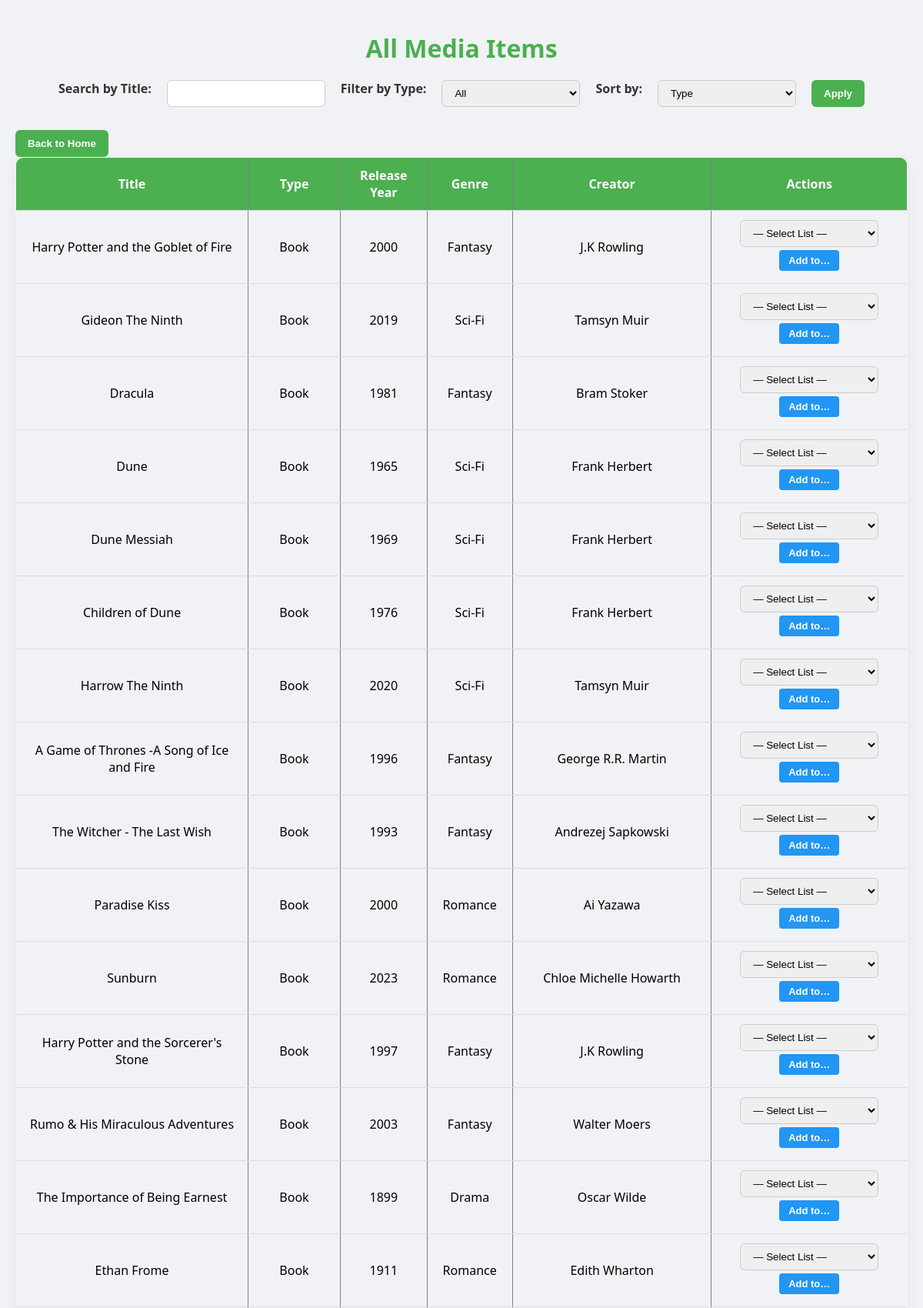
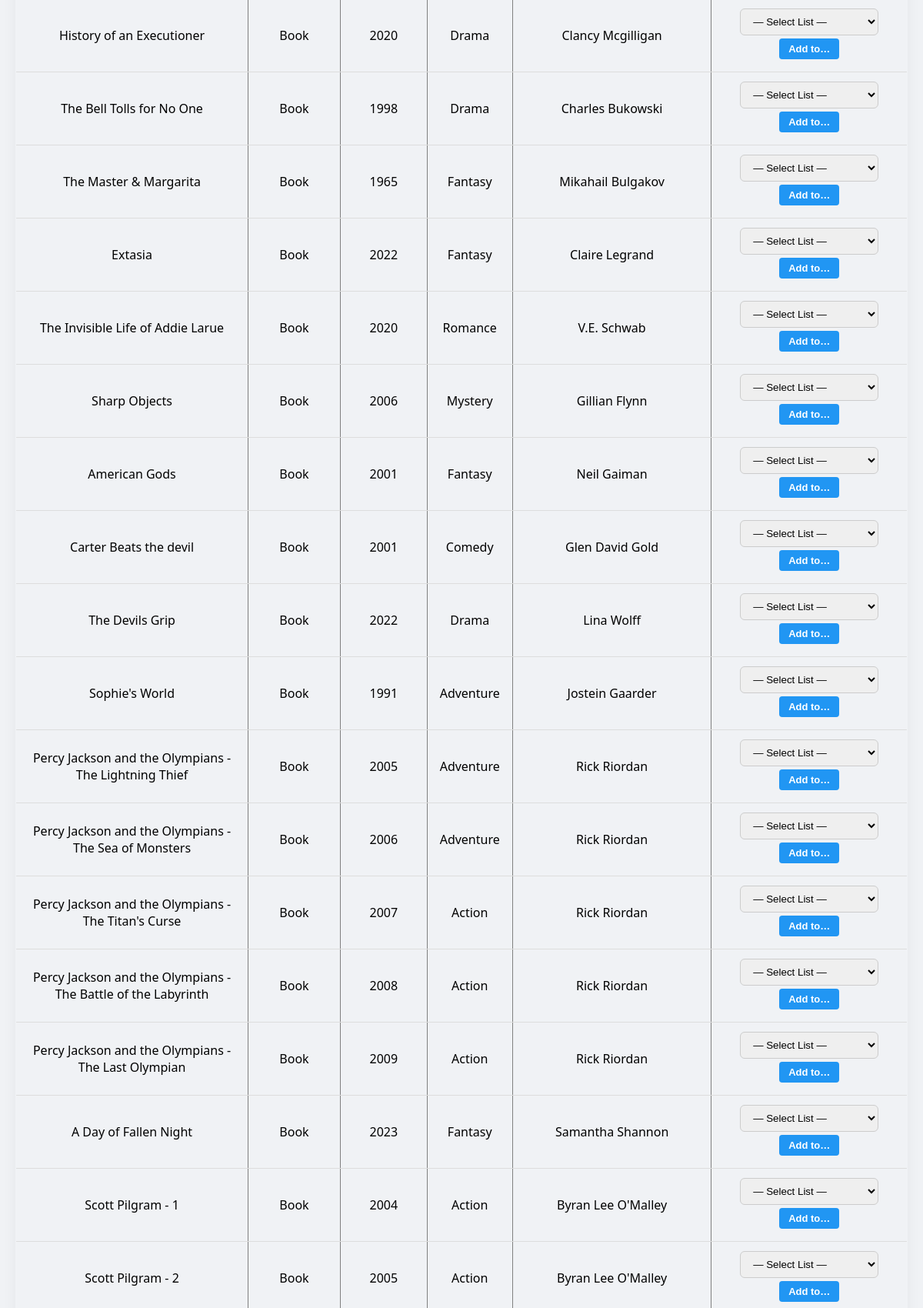
Screenshot of /view_all (signed in, upper part) with the database file from the repository (2 pictures, top to bottom).
### tables this page shows
CREATE TABLE Media_Item (
                media_id INTEGER PRIMARY KEY AUTOINCREMENT,
                title TEXT NOT NULL,
                genre_id INTEGER NOT NULL,
                release_year INTEGER NOT NULL,
                user_id INTEGER NOT NULL,
                media_type TEXT NOT NULL CHECK(media_type IN ('Book', 'CD', 'DVD', 'Vinyl', 'VideoGame')),
                creator_id INTEGER NOT NULL,
                location_id INTEGER, 
                FOREIGN KEY (genre_id) REFERENCES Genres (genre_id) ON DELETE SET NULL,
                FOREIGN KEY (location_id) REFERENCES Purchase_Locations (location_id) ON DELETE SET NULL,
                FOREIGN KEY (user_id) REFERENCES Users (user_id) ON DELETE CASCADE,
                FOREIGN KEY (creator_id) REFERENCES Media_Creators (creator_id) ON DELETE SET NULL
            );

CREATE TABLE Genres (
                genre_id INTEGER PRIMARY KEY AUTOINCREMENT,
                genre_name TEXT NOT NULL UNIQUE
            );

CREATE TABLE Media_Creators (
                creator_id INTEGER PRIMARY KEY AUTOINCREMENT,
                name TEXT NOT NULL UNIQUE,
                type TEXT
            );

### catalogue.py (the view)
@app.route('/view_all', methods=['GET'])
def view_all():
    if 'user_id' not in session:
        return redirect(url_for('login'))
    user_id      = session['user_id']
    search_query = request.args.get('search', '').strip()
    sort_by      = request.args.get('sort', 'media_type')
    filter_type  = request.args.get('type', '')
    sort_options = {
        'title':        'Media_Item.title',
        'media_type':   'Media_Item.media_type',
        'release_year': 'Media_Item.release_year'
    }
    sort_clause = sort_options.get(sort_by, 'Media_Item.media_type')
    base_query = '''
        SELECT Media_Item.media_id,
               Media_Item.title,
               Media_Item.media_type,
               Media_Item.release_year,
               Genres.genre_name,
               Media_Creators.name AS creator
          FROM Media_Item
          JOIN Genres         ON Media_Item.genre_id   = Genres.genre_id
          JOIN Media_Creators ON Media_Item.creator_id = Media_Creators.creator_id
         WHERE Media_Item.user_id = ?
    '''
    params = [user_id]
    if search_query:
        base_query += ' AND Media_Item.title LIKE ?'
        params.append(f'%{search_query}%')
    if filter_type:
        base_query += ' AND Media_Item.media_type = ?'
        params.append(filter_type)
    base_query += f' ORDER BY {sort_clause} COLLATE NOCASE'
    with sqlite3.connect(DATABASE) as conn:
        conn.row_factory = sqlite3.Row
        cur = conn.cursor()
        cur.execute(base_query, params)
        items = cur.fetchall()
        cur.execute('SELECT COUNT(*) AS total FROM Media_Item WHERE user_id = ?', (user_id,))
        total = cur.fetchone()['total'] or 0
        cur.execute('''
            SELECT media_type, COUNT(*) AS cnt
              FROM Media_Item
             WHERE user_id = ?
             GROUP BY media_type
        ''', (user_id,))
        stats_rows = cur.fetchall()
        cur.execute('SELECT AVG(release_year) AS avg_year FROM Media_Item WHERE user_id = ?', (user_id,))
        avg_row = cur.fetchone()
        avg_year = round(avg_row['avg_year'], 2) if avg_row and avg_row['avg_year'] else None
        cur.execute('''
            SELECT Media_Item.media_type,
                   Media_Creators.name AS creator,
                   COUNT(*) AS cnt
              FROM Media_Item
              JOIN Media_Creators
                ON Media_Item.creator_id = Media_Creators.creator_id
             WHERE Media_Item.user_id = ?
             GROUP BY Media_Item.media_type, Media_Creators.name
             ORDER BY Media_Item.media_type, cnt DESC
        ''', (user_id,))
        creator_rows = cur.fetchall()
        cur.execute('''
            SELECT release_year, COUNT(*) AS count
            FROM Media_Item
            WHERE user_id = ?
            GROUP BY release_year
            ORDER BY release_year
        ''', (user_id,))
        year_rows = cur.fetchall()
        year_distribution = [{"year": row["release_year"], "count": row["count"]} for row in year_rows]
        cur.execute("SELECT list_id, name FROM User_Lists WHERE user_id = ?", (user_id,))
        session_lists = cur.fetchall()
    facts = []
    for row in stats_rows:
        c   = row['cnt']
        pct = round((c / total) * 100, 2) if total else 0
        facts.append({
            'media_type': row['media_type'],
            'count':      c,
            'percent':    pct
        })
    seen = set()
    top_creators = []
    for row in creator_rows:
        mt = row['media_type']
        if mt not in seen:
            seen.add(mt)
            top_creators.append({
                'media_type': mt,
                'creator':    row['creator'],
                'count':      row['cnt']
            })
    return render_template('view_all.html', items=items, search_query=search_query, sort_by=sort_by, filter_type=filter_type,
                           total=total, facts=facts, avg_year=avg_year, top_creators=top_creators,year_distribution=year_distribution, media_colors=session.get('media_colors'),session_lists=session_lists )

### catalogue.py (called while the page is built)
@app.context_processor
def inject_night_mode():
    return {'night_mode': session.get('night_mode', False)}

### templates/view_all.html (shortened to what this page needs)
<!DOCTYPE html>
<html lang="en">
<head>
    <link rel="stylesheet" href="{{ url_for('static', filename='view.css') }}">
</head>
<body class="{{ 'night-mode' if night_mode else '' }}">
    <h1>All Media Items</h1>
    <form method="GET" action="{{ url_for('view_all') }}">
        <label for="search">Search by Title:</label>
        <input type="text" id="search" name="search" value="{{ search_query }}">
        <label for="type">Filter by Type:</label>
        <select id="type" name="type">
            <option value="" {% if not filter_type %}selected{% endif %}>All</option>
        </select>
        <label for="sort">Sort by:</label>
        <select id="sort" name="sort">
            <option value="media_type" {% if sort_by == 'media_type' %}selected{% endif %}>Type</option>
        </select>
        <button type="submit">Apply</button>
    </form>
    <button onclick="window.location.href='{{ url_for('home') }}'">
      Back to Home
    </button>
    <br>
    <table border="1">
        <thead>
            <tr>
                <th>Title</th>
                <th>Type</th>
                <th>Release Year</th>
                <th>Genre</th>
                <th>Creator</th>
                <th>Actions</th>
            </tr>
        </thead>
        <tbody>
            {% for item in items %}
            <tr style="
            background-color: {{ media_colors[item.media_type] if media_colors and item.media_type in media_colors else '' }};
            color: black;" >
                    <td>{{ item.title }}</td>
                    <td>{{ item.media_type }}</td>
                    <td>{{ item.release_year }}</td>
                    <td>{{ item.genre_name }}</td>
                    <td>{{ item.creator }}</td>
                    <td>
                      <form method="POST"
                      action="{{ url_for('add_to_list') }}"
                      style="display:inline">
                        <select name="list_id" required>
                          <option value="" disabled selected>— Select List —</option>
                        </select>
                        <button type="submit">Add to…</button>
                      </form>
                    </td>
                </tr>
            {% endfor %}
        </tbody>
    </table>
    <br>
</body>
</html>

### static/view.css (style rules this page uses)
body { font-family: 'Segoe UI', sans-serif; background-color: #f0f2f5; color: #333; padding: 20px; margin: 0; }
h1 { text-align: center; font-size: 2rem; margin-bottom: 20px; color: #4CAF50; }
form { display: flex; flex-wrap: wrap; justify-content: center; gap: 20px; margin-bottom: 30px; }
form label { font-weight: bold; }
form input[type="text"], form select { padding: 8px 12px; border-radius: 6px; border: 1px solid #ccc; min-width: 180px; transition: 0.3s ease; }
button { background-color: #4CAF50; color: white; border: none; padding: 10px 16px; border-radius: 6px; cursor: pointer; font-weight: bold; transition: 0.3s ease; }
table { width: 100%; border-collapse: collapse; margin: 0 auto; overflow: hidden; border-radius: 10px; box-shadow: 0 8px 20px rgba(0,0,0,0.05); animation: fadeIn 1s ease; }
thead { background-color: #4CAF50; color: white; }
th, td { text-align: center; padding: 12px 16px; border-bottom: 1px solid #ddd; }
td form button, td a button { background-color: #2196f3; margin: 4px; padding: 6px 12px; font-size: 13px; border-radius: 4px; }

### rows the page displays
Media_Item: title "Harry Potter and the Goblet of Fire", media_type "Book", release_year "2000", genre_name "Fantasy", creator "J.K Rowling"
Media_Item: title "Gideon The Ninth", media_type "Book", release_year "2019", genre_name "Sci-Fi", creator "Tamsyn Muir"
Media_Item: title "Dracula", media_type "Book", release_year "1981", genre_name "Fantasy", creator "Bram Stoker"
Media_Item: title "Dune", media_type "Book", release_year "1965", genre_name "Sci-Fi", creator "Frank Herbert"
Media_Item: title "Dune Messiah", media_type "Book", release_year "1969", genre_name "Sci-Fi", creator "Frank Herbert"
Media_Item: title "Children of Dune", media_type "Book", release_year "1976", genre_name "Sci-Fi", creator "Frank Herbert"
Media_Item: title "Harrow The Ninth", media_type "Book", release_year "2020", genre_name "Sci-Fi", creator "Tamsyn Muir"
Media_Item: title "A Game of Thrones -A Song of Ice and Fire", media_type "Book", release_year "1996", genre_name "Fantasy", creator "George R.R. Martin"
Media_Item: title "The Witcher - The Last Wish", media_type "Book", release_year "1993", genre_name "Fantasy", creator "Andrezej Sapkowski"
Media_Item: title "Paradise Kiss", media_type "Book", release_year "2000", genre_name "Romance", creator "Ai Yazawa"
Media_Item: title "Sunburn", media_type "Book", release_year "2023", genre_name "Romance", creator "Chloe Michelle Howarth"
Media_Item: title "Harry Potter and the Sorcerer's Stone", media_type "Book", release_year "1997", genre_name "Fantasy", creator "J.K Rowling"
Media_Item: title "Rumo & His Miraculous Adventures", media_type "Book", release_year "2003", genre_name "Fantasy", creator "Walter Moers"
Media_Item: title "The Importance of Being Earnest", media_type "Book", release_year "1899", genre_name "Drama", creator "Oscar Wilde"
Media_Item: title "Ethan Frome", media_type "Book", release_year "1911", genre_name "Romance", creator "Edith Wharton"
Media_Item: title "History of an Executioner", media_type "Book", release_year "2020", genre_name "Drama", creator "Clancy Mcgilligan"
Media_Item: title "The Bell Tolls for No One", media_type "Book", release_year "1998", genre_name "Drama", creator "Charles Bukowski"
Media_Item: title "The Master & Margarita", media_type "Book", release_year "1965", genre_name "Fantasy", creator "Mikahail Bulgakov"
Media_Item: title "Extasia", media_type "Book", release_year "2022", genre_name "Fantasy", creator "Claire Legrand"
Media_Item: title "The Invisible Life of Addie Larue", media_type "Book", release_year "2020", genre_name "Romance", creator "V.E. Schwab"
Media_Item: title "Sharp Objects", media_type "Book", release_year "2006", genre_name "Mystery", creator "Gillian Flynn"
Media_Item: title "American Gods", media_type "Book", release_year "2001", genre_name "Fantasy", creator "Neil Gaiman"
Media_Item: title "Carter Beats the devil", media_type "Book", release_year "2001", genre_name "Comedy", creator "Glen David Gold"
Media_Item: title "The Devils Grip", media_type "Book", release_year "2022", genre_name "Drama", creator "Lina Wolff"
Media_Item: title "Sophie's World", media_type "Book", release_year "1991", genre_name "Adventure", creator "Jostein Gaarder"
Media_Item: title "Percy Jackson and the Olympians - The Lightning Thief", media_type "Book", release_year "2005", genre_name "Adventure", creator "Rick Riordan"
Media_Item: title "Percy Jackson and the Olympians - The Sea of Monsters", media_type "Book", release_year "2006", genre_name "Adventure", creator "Rick Riordan"
Media_Item: title "Percy Jackson and the Olympians - The Titan's Curse", media_type "Book", release_year "2007", genre_name "Action", creator "Rick Riordan"
Media_Item: title "Percy Jackson and the Olympians - The Battle of the Labyrinth", media_type "Book", release_year "2008", genre_name "Action", creator "Rick Riordan"
Media_Item: title "Percy Jackson and the Olympians - The Last Olympian", media_type "Book", release_year "2009", genre_name "Action", creator "Rick Riordan"
Media_Item: title "A Day of Fallen Night", media_type "Book", release_year "2023", genre_name "Fantasy", creator "Samantha Shannon"
Media_Item: title "Scott Pilgram - 1", media_type "Book", release_year "2004", genre_name "Action", creator "Byran Lee O'Malley"
Media_Item: title "Scott Pilgram - 2", media_type "Book", release_year "2005", genre_name "Action", creator "Byran Lee O'Malley"
